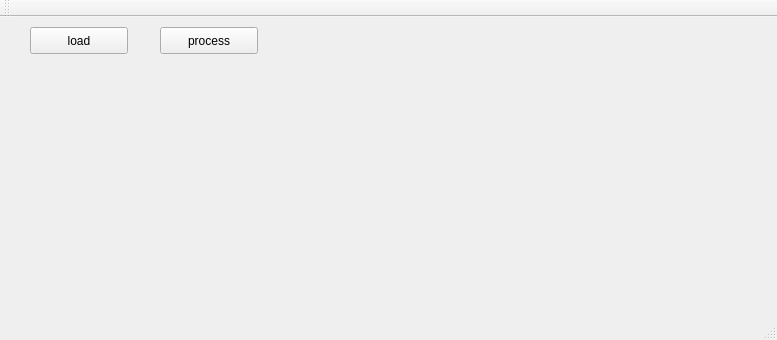
<?xml version="1.0" encoding="UTF-8"?>
<ui version="4.0">
 <class>Detector</class>
 <widget class="QMainWindow" name="Detector">
  <property name="geometry">
   <rect>
    <x>0</x>
    <y>0</y>
    <width>777</width>
    <height>340</height>
   </rect>
  </property>
  <property name="windowTitle">
   <string>Detector</string>
  </property>
  <widget class="QWidget" name="centralWidget">
   <widget class="QPushButton" name="pushButton">
    <property name="geometry">
     <rect>
      <x>30</x>
      <y>10</y>
      <width>98</width>
      <height>27</height>
     </rect>
    </property>
    <property name="text">
     <string>load</string>
    </property>
   </widget>
   <widget class="QPushButton" name="pushButton_2">
    <property name="geometry">
     <rect>
      <x>160</x>
      <y>10</y>
      <width>98</width>
      <height>27</height>
     </rect>
    </property>
    <property name="text">
     <string>process</string>
    </property>
   </widget>
  </widget>
  <widget class="QMenuBar" name="menuBar">
   <property name="geometry">
    <rect>
     <x>0</x>
     <y>0</y>
     <width>777</width>
     <height>25</height>
    </rect>
   </property>
  </widget>
  <widget class="QToolBar" name="mainToolBar">
   <attribute name="toolBarArea">
    <enum>TopToolBarArea</enum>
   </attribute>
   <attribute name="toolBarBreak">
    <bool>false</bool>
   </attribute>
  </widget>
  <widget class="QStatusBar" name="statusBar"/>
 </widget>
 <layoutdefault spacing="6" margin="11"/>
 <resources/>
 <connections/>
</ui>
